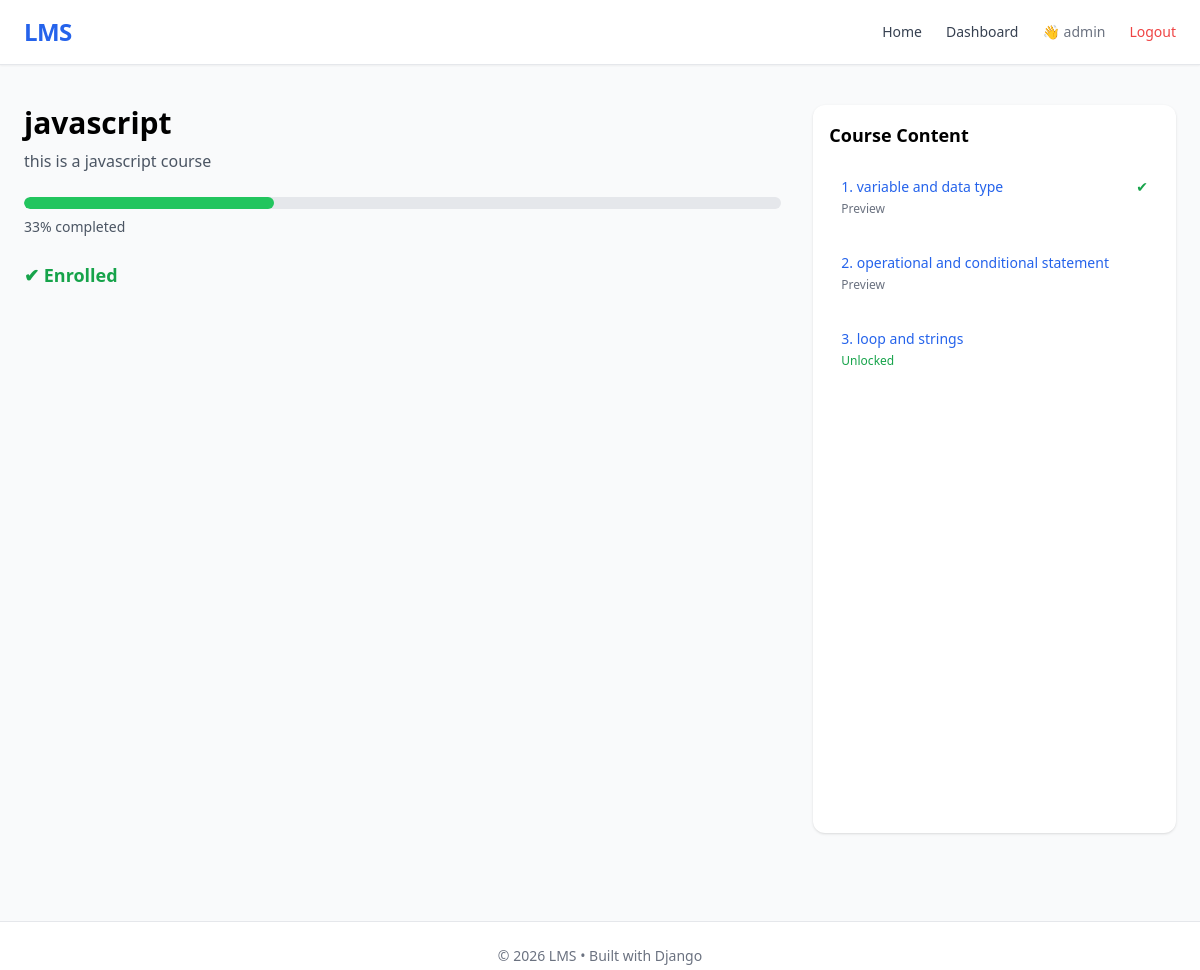
/course/2/ (signed in), run on the app's committed database.
### courses/models.py (models this page shows, shortened)
class Course(models.Model):
    title = models.CharField(max_length=200)
    description = models.TextField()
    thumbnail = models.URLField(blank=True, null=True)
    category = models.ForeignKey(Category, on_delete=models.SET_NULL, null=True, blank=True)
    created_at = models.DateTimeField(auto_now_add=True)

class Lesson(models.Model):
    course = models.ForeignKey(Course, on_delete=models.CASCADE)
    title = models.CharField(max_length=200)
    video_url = models.URLField(blank=True, null=True)
    content = models.TextField()

### courses/views.py (the view)
# urls.py: path('course/<int:id>/', course_detail, name='course_detail'),
def course_detail(request, id):
    course = get_object_or_404(Course, id=id)
    lessons = course.lesson_set.all()
    is_enrolled = False
    completed_lessons = []
    if request.user.is_authenticated:
        is_enrolled = Enrollment.objects.filter(
            user=request.user,
            course=course
        ).exists()
        completed_lessons = LessonCompletion.objects.filter(
            user=request.user,
            lesson__course=course,
            completed=True
        ).values_list('lesson_id', flat=True)
    total_lessons = lessons.count()
    completed_count = len(completed_lessons)
    progress = 0
    if total_lessons > 0:
        progress = int((completed_count / total_lessons) * 100)
    return render(request, 'course_detail.html', {
        'course': course,
        'lessons': lessons,
        'is_enrolled': is_enrolled,
        'completed_lessons': completed_lessons,
        'progress': progress
    })

### templates/course_detail.html (shortened to what this page needs)
{% extends 'base.html' %}
{% block content %}
<div class="grid lg:grid-cols-3 gap-8">
    <div class="lg:col-span-2">
        <h1 class="text-3xl font-bold mb-2">
            {{ course.title }}
        </h1>
        <p class="text-gray-600 mb-6">
            {{ course.description }}
        </p>
        <div class="mb-6">
            <div class="w-full bg-gray-200 rounded-full h-3 overflow-hidden">
                <div class="bg-green-500 h-3 rounded-full transition-all duration-700"
                     data-progress="{{ progress }}">
                </div>
            </div>
            <p class="text-sm mt-2 text-gray-600">
                {{ progress }}% completed
            </p>
        </div>
        {% if user.is_authenticated %}
            {% if not is_enrolled %}
                <a href="/enroll/{{ course.id }}/"
                   class="inline-block bg-blue-600 text-white px-6 py-2 rounded-lg shadow hover:bg-blue-700 transition">
                    Enroll Now
                </a>
            {% else %}
                <span class="text-green-600 font-semibold text-lg">
                    ✔ Enrolled
                </span>
            {% endif %}
        {% else %}
            <a href="/login/" class="text-blue-600">
                Login to enroll
            </a>
        {% endif %}
    </div>
    <div class="bg-white rounded-xl shadow p-4 h-[75vh] overflow-y-auto">
        <h2 class="text-lg font-bold mb-4">Course Content</h2>
        {% for lesson in lessons %}
        <div class="mb-3 p-3 rounded-lg hover:bg-gray-100 transition">
            <div class="flex justify-between items-center">
                <a href="/lesson/{{ lesson.id }}/"
                   class="text-sm font-medium text-blue-600">
                    {{ forloop.counter }}. {{ lesson.title }}
                </a>
                {% if lesson.id in completed_lessons %}
                    <span class="text-green-600 text-sm">✔</span>
                {% endif %}
            </div>
            <div class="text-xs mt-1">
                {% if forloop.counter <= 2 %}
                    <span class="text-gray-500">Preview</span>
                {% elif is_enrolled %}
                    <span class="text-green-600">Unlocked</span>
                {% else %}
                    <span class="text-red-500">Locked</span>
                {% endif %}
            </div>
        </div>
        {% endfor %}
    </div>
</div>
{% endblock %}

### templates/base.html (shortened to what this page needs)
<!DOCTYPE html>
<html>
<head>
    <script src="https://cdn.tailwindcss.com"></script>
    <link href="https://unpkg.com/aos@2.3.4/dist/aos.css" rel="stylesheet">
</head>
<body class="bg-gray-50">
<nav class="bg-white shadow-sm sticky top-0 z-50 border-b">
    <div class="max-w-7xl mx-auto px-6 py-4 flex justify-between items-center">
        <a href="/" class="text-2xl font-bold text-blue-600 tracking-tight">
            LMS
        </a>
        <div class="flex items-center space-x-6 text-sm font-medium">
            <a href="/" class="text-gray-700 hover:text-blue-600 transition">
                Home
            </a>
            <a href="/dashboard/" class="text-gray-700 hover:text-blue-600 transition">
                Dashboard
            </a>
            {% if user.is_authenticated %}
                <span class="text-gray-500 hidden sm:block">
                    👋 {{ user.username }}
                </span>
                <a href="/logout/"
                   class="text-red-500 hover:text-red-600 transition">
                    Logout
                </a>
            {% endif %}
        </div>
    </div>
</nav>
<main class="min-h-[80vh]">
    <div class="max-w-7xl mx-auto px-6 py-10">
        {% block content %}{% endblock %}
    </div>
</main>
<footer class="bg-white border-t mt-12">
    <div class="max-w-7xl mx-auto px-6 py-6 text-center text-sm text-gray-500">
        © 2026 LMS • Built with Django
    </div>
</footer>
</body>
</html>

### templates/base.html (style rules this page uses)
body { font-family: system-ui; }

### data on the page
Course: title "javascript", description "this is a javascript course"
Lesson: title "variable and data type", shows "Preview"
Lesson: title "operational and conditional statement", shows "Preview"
Lesson: title "loop and strings", shows "Unlocked"

### other printed values
{{ user.username }} "admin"
{{ progress }} "33"
